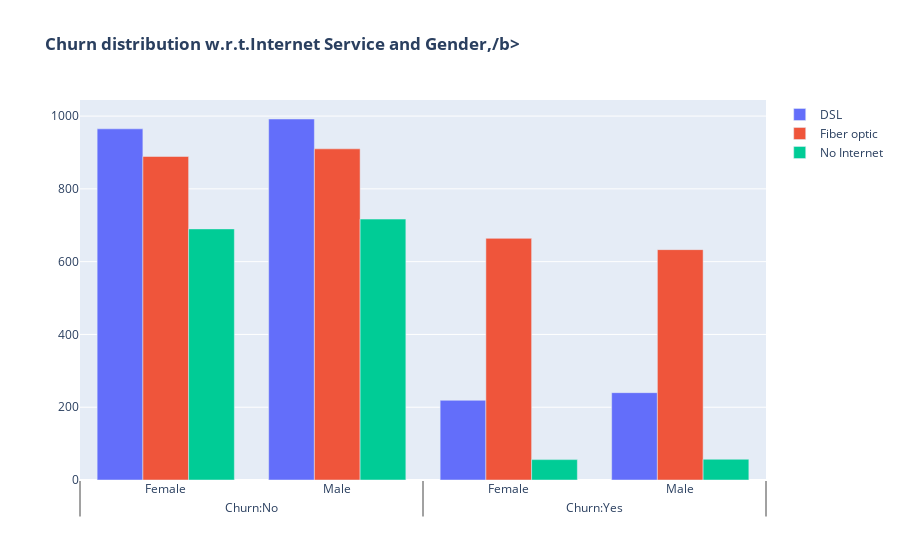

Here is the notebook cell this chart was saved with:
### Code cell
fig = go.Figure()
fig.add_trace(go.Bar(
    x = [['Churn:No','Churn:No','Churn:Yes','Churn:Yes'],
         ["Female","Male","Female","Male"]],
    y = [965,992,219,240],
    name='DSL',
))

fig.add_trace(go.Bar(
    x = [['Churn:No','Churn:No','Churn:Yes','Churn:Yes'],
         ["Female","Male","Female","Male"]],
    y = [889,910,664,633],
    name='Fiber optic',
))

fig.add_trace(go.Bar(
    x = [['Churn:No','Churn:No','Churn:Yes','Churn:Yes'],
         ["Female","Male","Female","Male"]],
    y = [690,717,56,57],
    name='No Internet',
))
fig.update_layout(title_text = "<b>Churn distribution w.r.t.Internet Service and Gender,/b>")
fig.show()

### Figure 1 — Plotly figure (JSON) as saved in the notebook; plotly's stock layout.template omitted (floating-point values rounded to 4 significant figures)
{"data": [{"name": "DSL", "type": "bar", "x": [["Churn:No", "Churn:No", "Churn:Yes", "Churn:Yes"], ["Female", "Male", "Female", "Male"]], "y": [965, 992, 219, 240]}, {"name": "Fiber optic", "type": "bar", "x": [["Churn:No", "Churn:No", "Churn:Yes", "Churn:Yes"], ["Female", "Male", "Female", "Male"]], "y": [889, 910, 664, 633]}, {"name": "No Internet", "type": "bar", "x": [["Churn:No", "Churn:No", "Churn:Yes", "Churn:Yes"], ["Female", "Male", "Female", "Male"]], "y": [690, 717, 56, 57]}], "layout": {"title": {"text": "<b>Churn distribution w.r.t.Internet Service and Gender,/b>"}}}
